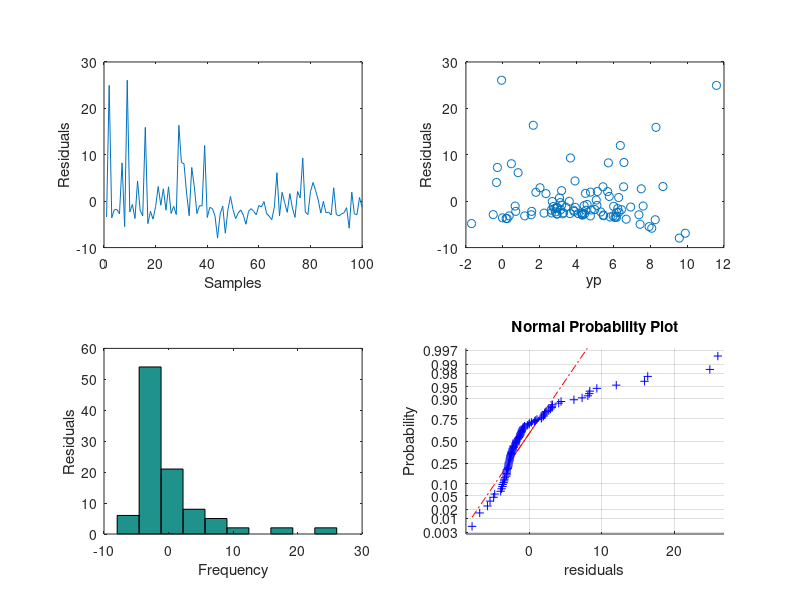
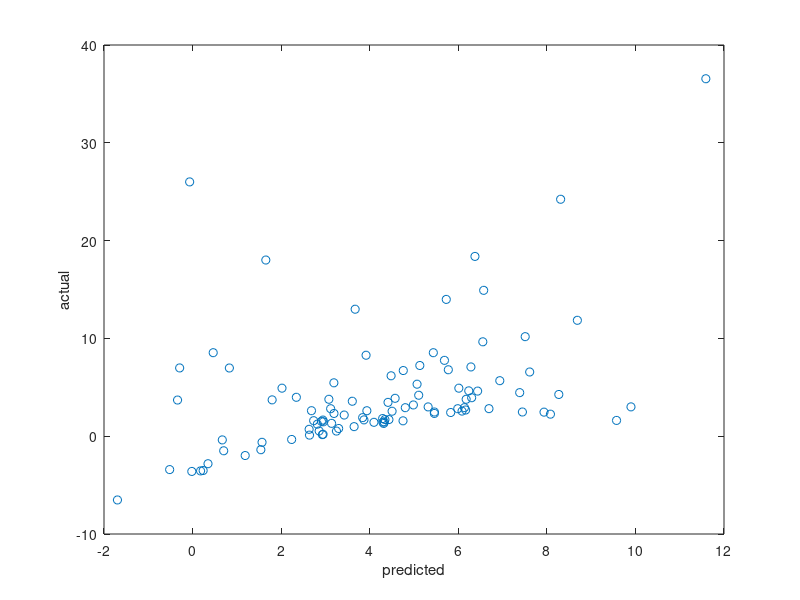
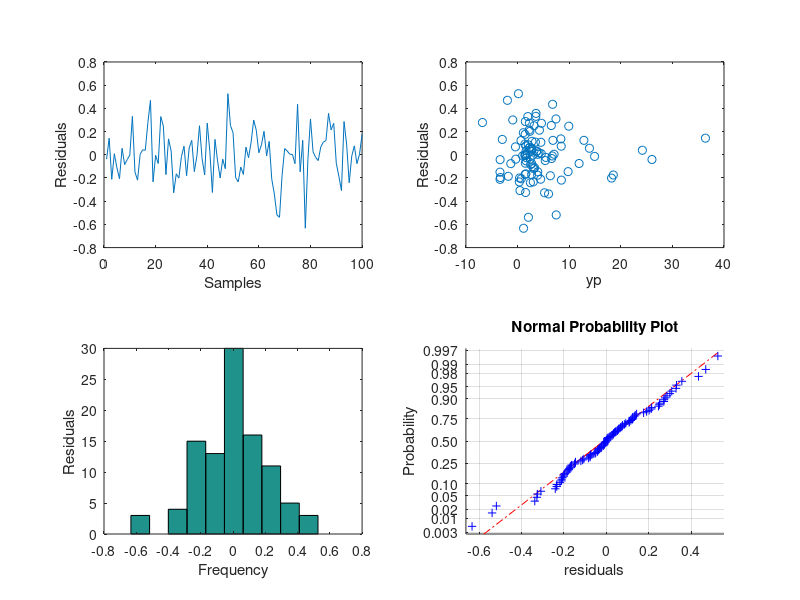
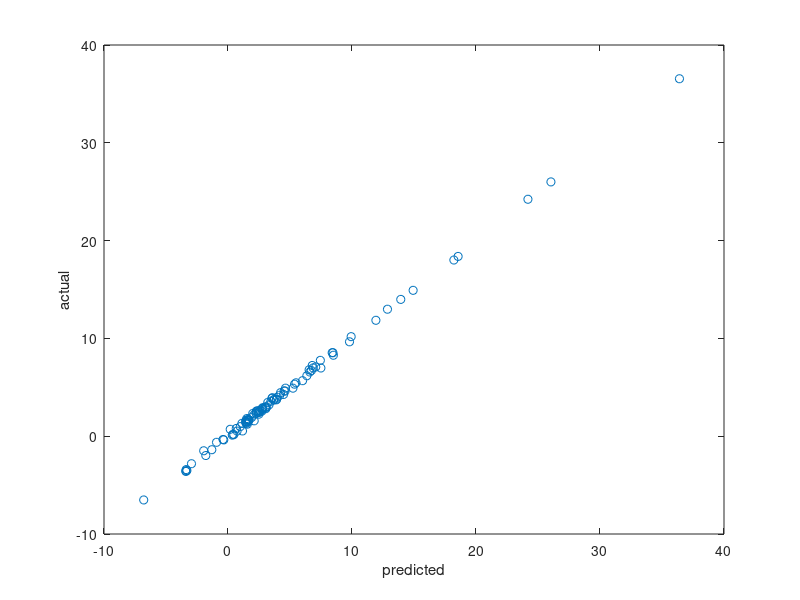

These figures' MATLAB source, in order:
%% Polynomial linear regression modelling example 4
clear all 
close all 
rand('seed',0)

x = randn(100,2);
n = 0.2*randn(100,1);
y = 1+1.5*x(:,1)-2*x(:,2)+2.6*x(:,1).*x(:,2)+3*x(:,1).^2-0.5*x(:,2).^2+n;

xx = [ones(100,1) x];
disp('The linear terms beta values are: ')
th = inv(xx'*xx)*xx'*y

yp = xx*th;
e=y-yp;

% Plot residual assumption graphs 

figure 
%check for non-dependence 
subplot(221)
plot(e)
ylabel('Residuals')
xlabel('Samples')
%check for convergence/divergence 
subplot(222)
plot(yp,e,'o')
ylabel('Residuals')
xlabel('yp')
%check for normality 
subplot(223)
hist(e)
xlabel('Frequency')
ylabel('Residuals')
subplot(224)
normplot(e)
xlabel('residuals')

%linear predictions 
figure 
plot(yp,y,'o')
xlabel('predicted')
ylabel('actual')

%second order polnomial model 
xx = [ones(100,1) x x(:,1).*x(:,2) x.^2]
disp('The polynomial terms beta values are: ')
th = inv(xx'*xx)*xx'*y

yp = xx*th;
e=y-yp;

% Plot residual assumption graphs 

figure 
%check for non-dependence 
subplot(221)
plot(e)
ylabel('Residuals')
xlabel('Samples')
%check for convergence/divergence 
subplot(222)
plot(yp,e,'o')
ylabel('Residuals')
xlabel('yp')
%check for normality 
subplot(223)
hist(e)
xlabel('Frequency')
ylabel('Residuals')
subplot(224)
normplot(e)
xlabel('residuals')

%linear predictions 
figure 
plot(yp,y,'o')
xlabel('predicted')
ylabel('actual')